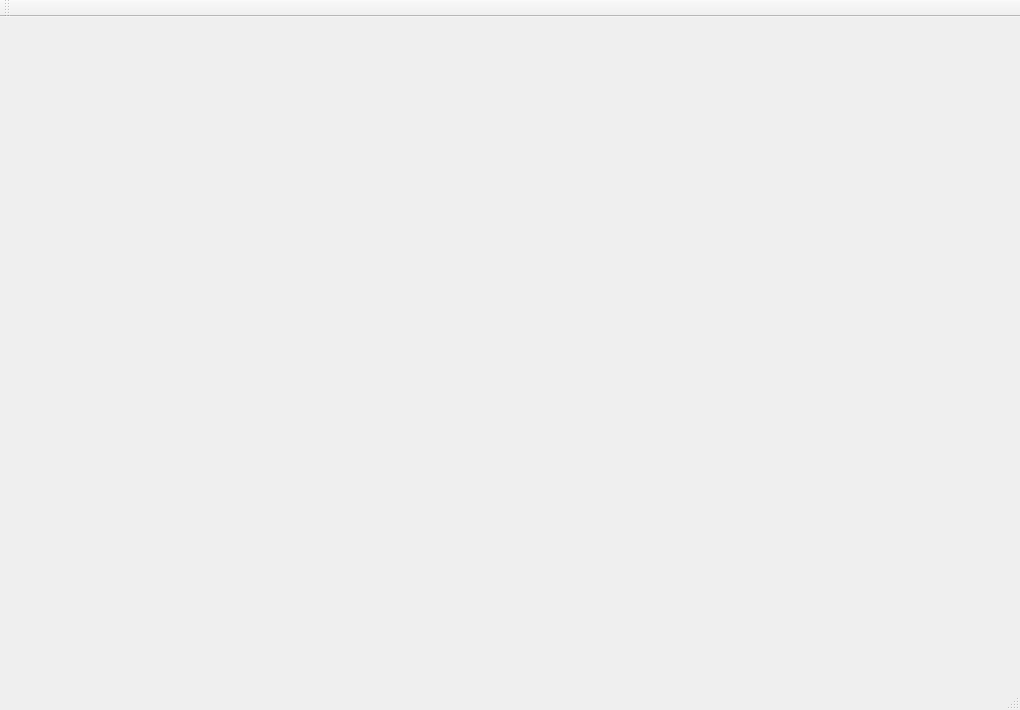
<?xml version="1.0" encoding="UTF-8"?>
<ui version="4.0">
 <class>SplitterProperty</class>
 <widget class="QMainWindow" name="SplitterProperty">
  <property name="geometry">
   <rect>
    <x>0</x>
    <y>0</y>
    <width>1020</width>
    <height>710</height>
   </rect>
  </property>
  <property name="windowTitle">
   <string>SplitterProperty</string>
  </property>
  <widget class="QWidget" name="centralWidget"/>
  <widget class="QMenuBar" name="menuBar">
   <property name="geometry">
    <rect>
     <x>0</x>
     <y>0</y>
     <width>1020</width>
     <height>23</height>
    </rect>
   </property>
  </widget>
  <widget class="QToolBar" name="mainToolBar">
   <attribute name="toolBarArea">
    <enum>TopToolBarArea</enum>
   </attribute>
   <attribute name="toolBarBreak">
    <bool>false</bool>
   </attribute>
  </widget>
  <widget class="QStatusBar" name="statusBar"/>
 </widget>
 <layoutdefault spacing="6" margin="11"/>
 <resources/>
 <connections/>
</ui>
